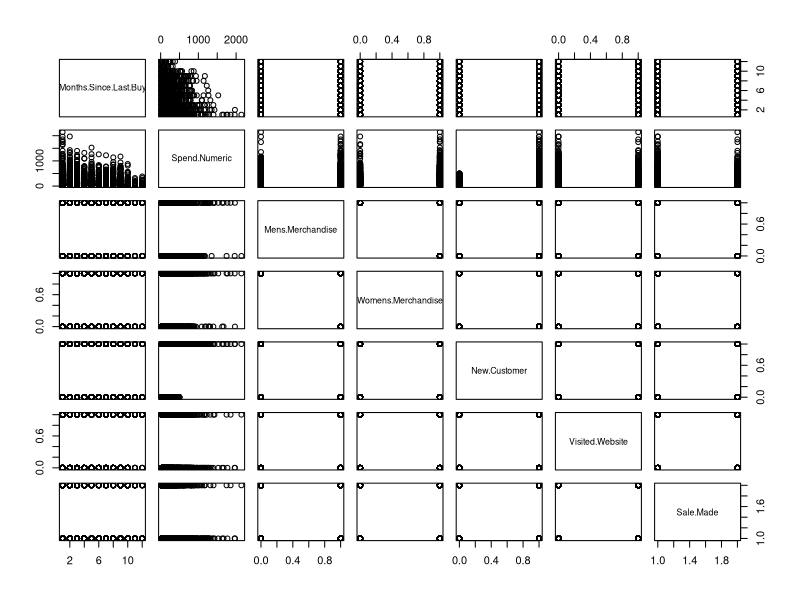
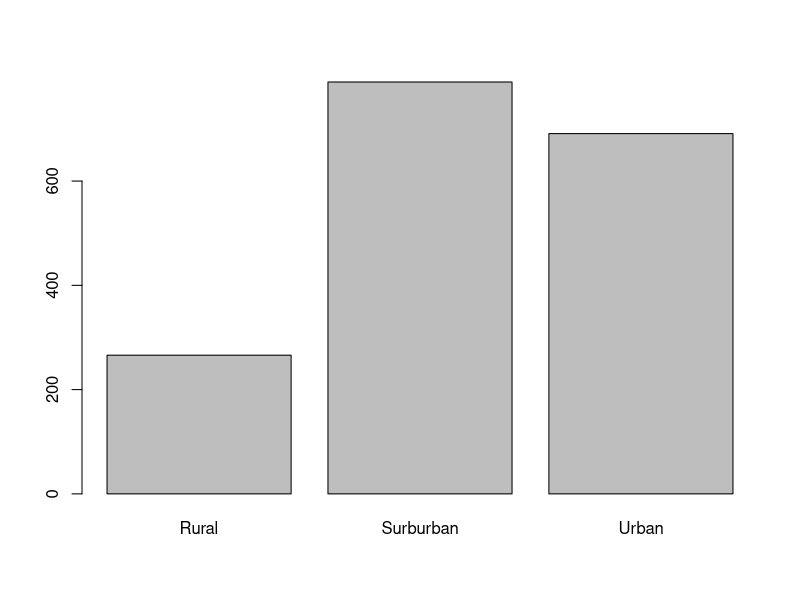
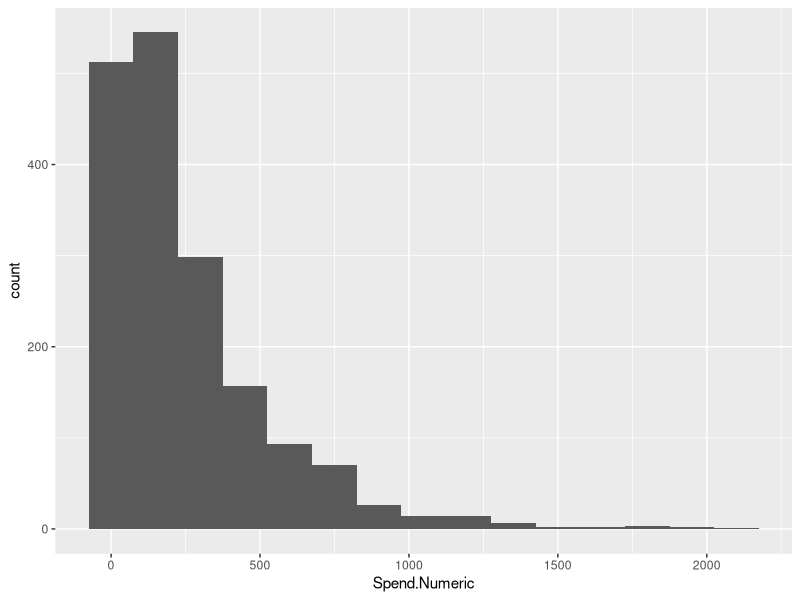
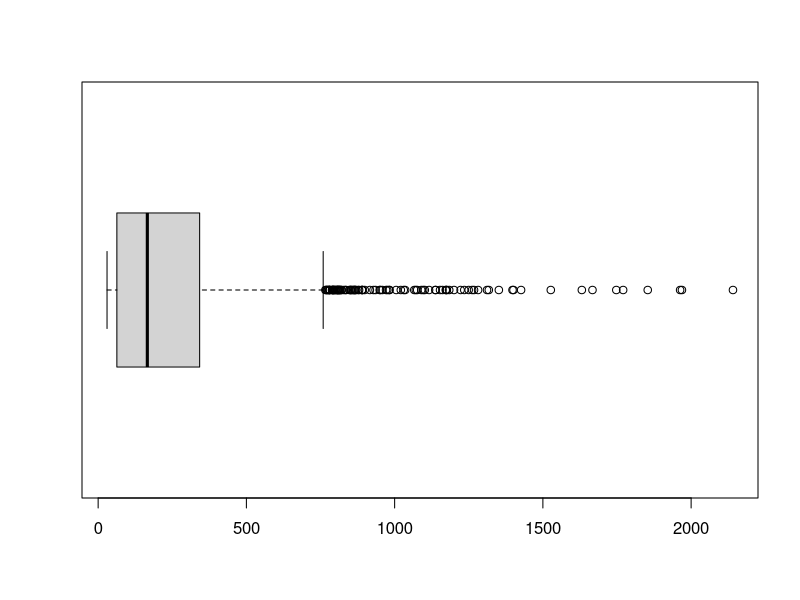

Generate these figures, in order, with R: (Note: this script raises an error after producing the figures.)
library(dplyr)
library(tidyr)
library(ggplot2)
library(corrplot)
library(caret)
df.retail <- read.csv("Retail_Case_Study_Data.csv")
df.retail$Sale.Made<- as.factor(df.retail$Sale.Made)
#df.retail$Mens.Merchandise<- as.factor(df.retail$Mens.Merchandise)
#df.retail$Womens.Merchandise<- as.factor(df.retail$Womens.Merchandise)
#df.retail$New.Customer<- as.factor(df.retail$New.Customer)
#df.retail$Visited.Website<- as.factor(df.retail$Visited.Website)
#head(df.retail)
#there are no nulls
str(df.retail)
table(df.retail$Purchase.Channel)
#take out the customer id and spend category
df.retail = subset(df.retail, select = -c(1,3))
# split input and output 
#x <- df.retail[,1:4] 
#y <- df.retail[,9]
pairs(df.retail[,-c(5,7)])
# very little correlation between the numeric variables
str(df.retail)
barplot(xtabs(~df.retail$Area))
# most users are suburban which means they maybe based where the stores are located
ggplot(df.retail, aes(x=Spend.Numeric)) +
 geom_histogram(binwidth = 150)
boxplot(df.retail$Spend.Numeric, horizontal = TRUE)
#barplot(table(df.retail$Area))
#plot(Spend.Numeric~Purchase.Channel, data=df.retail)
pairs(df.retail[,c(1,2,5,6,7)])
#table(df.retail$Area)
#plot(df.retail$Area ~ df.retail$Spend.Numeric)
# next is data modelling
#split the data into training and test
# create a list of 80% of the rows in the original dataset we can use for training 
validationIndex <- createDataPartition(df.retail$Sale.Made, p=0.80, list=FALSE) 
# select 20% of the data for validation 
validation <- df.retail[-validationIndex,] 
# use the remaining 80% of data to training and testing the models 
df.mydata <- df.retail[validationIndex,]
str(df.mydata)
#create validation harness
trainControl <- trainControl(method="cv", number=10)
metric <- "Accuracy"
# LG 
set.seed(7) 
fit.glm <- train(Sale.Made~., data=df.mydata, method="glm", metric=metric,preProc=c("center", "scale"), trControl=trainControl) 
# GLMNET
set.seed(7) 
fit.glmnet <- train(Sale.Made~., data=df.mydata, method="glmnet", metric=metric,preProc=c("center", "scale"),  trControl=trainControl) 
# LDA 
set.seed(7) 
fit.lda <- train(Sale.Made~., data=df.mydata, method="lda", metric=metric,preProc=c("center", "scale"),  trControl=trainControl) 
# CART 
set.seed(7) 
fit.cart <- train(Sale.Made~., data=df.mydata, method="rpart", metric=metric,preProc=c("center", "scale"),  trControl=trainControl) 
# KNN 
set.seed(7) 
fit.knn <- train(Sale.Made~., data=df.mydata, method="knn", metric=metric,preProc=c("center", "scale"),  trControl=trainControl) 
# NB 
set.seed(7) 
fit.nb <- train(Sale.Made~., data=df.mydata, method="nb", metric=metric, trControl=trainControl) 
# CART 
set.seed(7) 
fit.cart <- train(Sale.Made~., data=df.mydata, method="rpart", metric=metric, trControl=trainControl)
# Compare algorithms 
results <- resamples(list(LG=fit.glm, LDA=fit.lda, GLMNET=fit.glmnet, KNN=fit.knn, CART=fit.cart, NB=fit.nb)) 
summary(results) 
dotplot(results)
pred <- predict(fit.glm, type ='raw',newdata = validation[-9])
table(pred)
summary(fit.glm)
